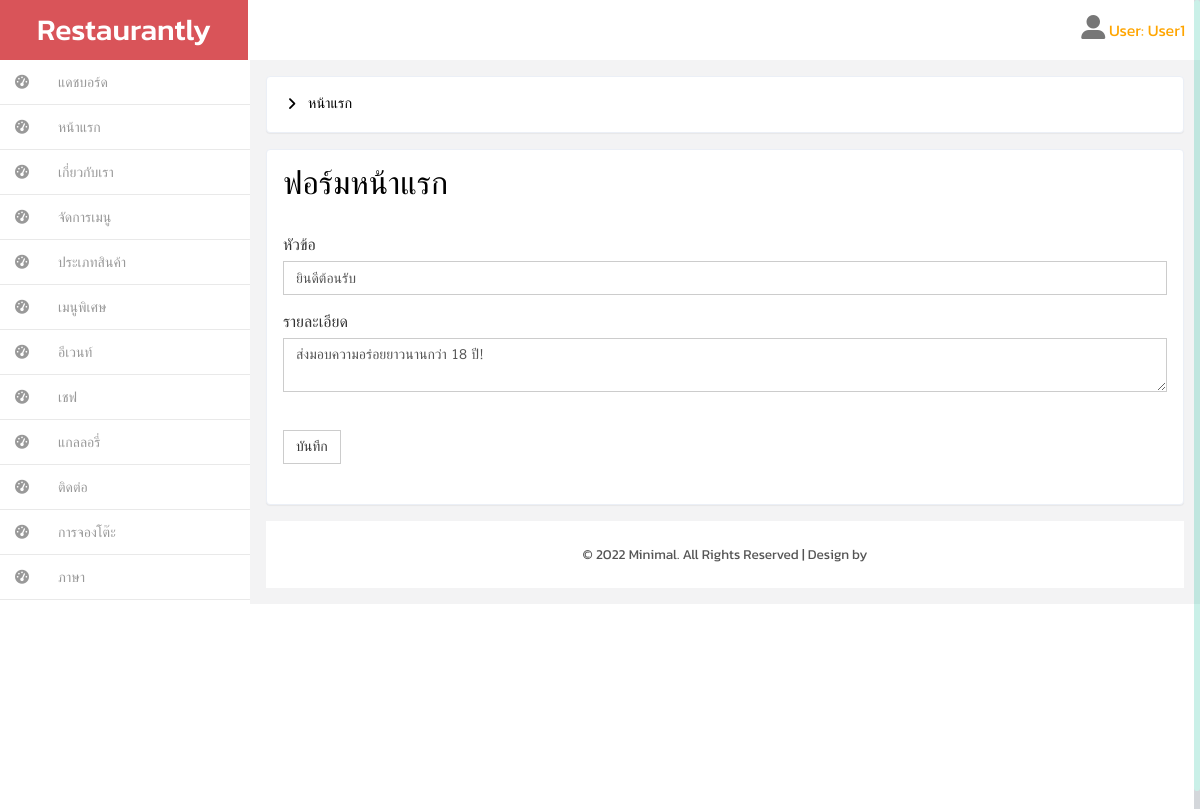
Page /backend/home.php?action=th (signed in) on the committed database.
### tables this page shows
CREATE TABLE `home_th` (
  `id` int(11) NOT NULL,
  `banner_th` varchar(500) NOT NULL,
  `title_th` varchar(100) NOT NULL,
  `drescription_th` varchar(255) NOT NULL
);

### backend/home.php (the view, shortened to what this page needs)
<!DOCTYPE HTML>
<html>
<head><?php include("inc_header.php"); ?></head>
<body>
    <div id="wrapper">
        <?php
            include("inc_left_menu.php");
            include "../connect/connect.php";
        ?>
        <?php
            if(isset($_GET['action'])){
                switch($_GET){
        ?>
                    <?php case ($_GET['action'] == 'th');
                        $sql = $conn->query("SELECT * FROM home_th");
                        $row = $sql->fetch();
                    ?>
                    <div id="page-wrapper" class="gray-bg dashbard-1">
                        <div class="content-main">
                            <div class="banner">
                                <h2>
                                    <i class="fa fa-angle-right"></i>
                                    <span>หน้าแรก</span>
                                </h2>
                            </div>
                            <div class="grid-form">
                                <div class="grid-form1">
                                    <h3 id="forms-example" class="">ฟอร์มหน้าแรก</h3>
                                    <form method="POST" action="add_class_th.php?action=home_r_th" enctype="multipart/form-data">
                                        <div class="form-group">
                                            <label for="exampleInputTitle1">หัวข้อ</label>
                                            <input type="text" class="form-control" id="exampleInputEmail1" name="title_home_th" placeholder="input you r title" value="<?php echo $row['title_th']; ?>">
                                        </div>
                                        <div class="form-group">
                                            <label for="exampleInputDescription1">รายละเอียด</label>
                                            <textarea class="form-control" name="description_home_th"><?php echo $row['drescription_th']; ?></textarea>
                                        </div>
                                        <br>
                                        <button type="submit" class="btn btn-default" name="upload">บันทึก</button>
                                    </form>
                                </div>
                                <?php break; } ?>
                                <?php } ?>
                                <?php include("inc_copy.php"); ?>
                            </div>
                        </div>
                    </div>
                </div>
</body>
</html>

### backend/css/style.css (style rules this page uses)
h4, h5, h6, h1, h2, h3 { margin: 0; }
html, body { font-family: 'Kanit', sans-serif; font-size: 100%; background:#F3F3F4; overflow-x: hidden; }
div#wrapper { background-color: #fff; }
@media (min-width: 768px) { #page-wrapper { position: inherit; margin: 0 0 0 240px; min-height: 1000px; } }
.content-main { background-color: #F3F3F4; padding-top: 1em; }
.banner { background: #fff; display: block; margin: 0em 1em ; padding:1em; border: 1px solid #ebeff6; border-color: #ebeff6; border-radius: 4px; -webkit-border-radius: 4px; -o-border-radius: 4px; -moz-border-radius: 4px; -ms-border-radius: 4px; -webkit-box-shadow: 0 1px 1px rgba(0,0,0,.05); box-shadow: 0 1px 1px rgba(0,0,0,.05); }
.banner h2 { font-size:0.9em; }
.banner h2 span { color:#000; font-family: 'Muli-Regular'; padding:0.3em ; }
.banner h2 i { color:#000; vertical-align:middle; padding:0.3em ; }
.grid-form { padding: 1em; }
.grid-form1 { background: #fff; margin-bottom: 1em; padding: 1em; border: 1px solid #ebeff6; border-radius: 4px; -webkit-border-radius: 4px; -o-border-radius: 4px; -moz-border-radius: 4px; -ms-border-radius: 4px; -webkit-box-shadow: 0 1px 1px rgba(0,0,0,.05); box-shadow: 0 1px 1px rgba(0,0,0,.05); }
.grid-form1 h3 { color: #000; font-size:2em; margin-bottom: 1em; }
.grid-form1 form { margin: 1.5em 0; }
.form-control { box-shadow: none; outline: none; border-radius: 0px; font-family: 'Muli-Regular'; }
.btn { border-radius: 0px; outline: none; }
.checkbox-inline label,.checkbox-inline1 label,.form-group label { font-weight:400; }

### backend/css/custom.css (style rules this page uses)
#wrapper { width: 100%; }
#page-wrapper { min-height: 568px; }
@media (min-width:768px) { #page-wrapper { position: inherit; margin: 0 0 0 250px; } }

### rows in the picture
home_th: title_home_th "ยินดีต้อนรับ", description_home_th "ส่งมอบความอร่อยยาวนานกว่า 18 ปี!"

### other values in the picture
$_SESSION["name"] "User1"
